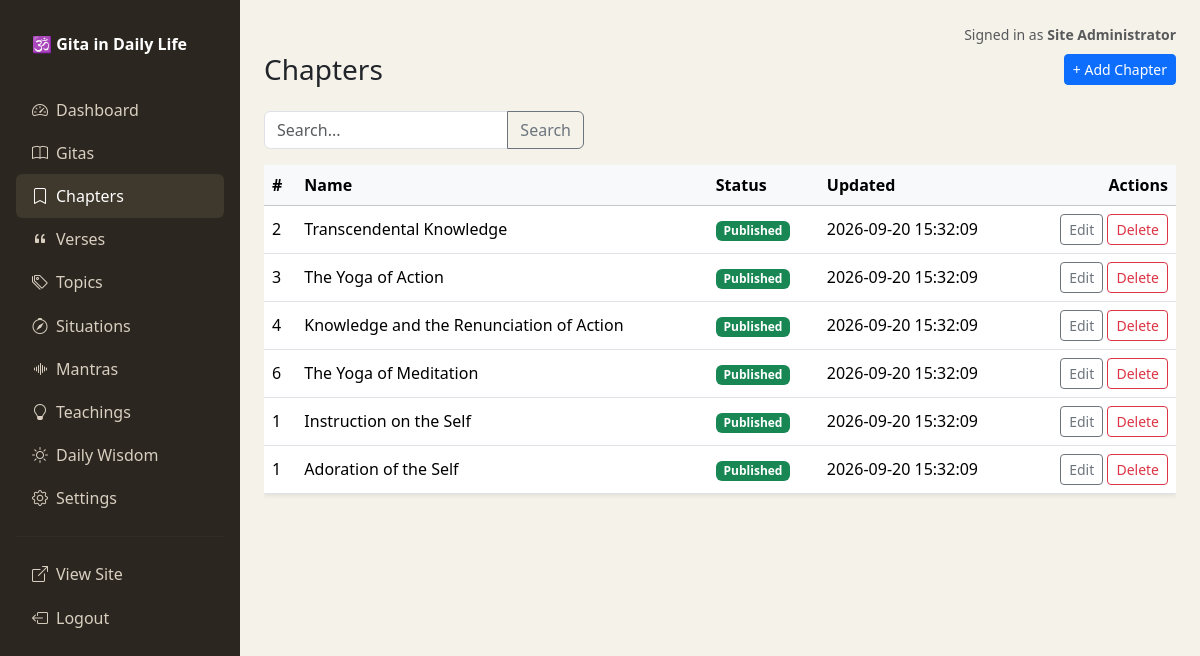
/public/admin/modules/chapters/index.php (signed in), run on the app's committed database.
### tables this page shows
CREATE TABLE users (
    id INT UNSIGNED AUTO_INCREMENT PRIMARY KEY,
    name VARCHAR(150) NOT NULL,
    username VARCHAR(60) NOT NULL UNIQUE,
    email VARCHAR(190) NOT NULL UNIQUE,
    password_hash VARCHAR(255) NOT NULL,
    role_id INT UNSIGNED NULL,
    status ENUM('active','inactive') NOT NULL DEFAULT 'active',
    failed_login_attempts INT UNSIGNED NOT NULL DEFAULT 0,
    locked_until DATETIME NULL,
    last_login_at DATETIME NULL,
    created_at DATETIME NOT NULL DEFAULT CURRENT_TIMESTAMP,
    updated_at DATETIME NOT NULL DEFAULT CURRENT_TIMESTAMP ON UPDATE CURRENT_TIMESTAMP,
    FOREIGN KEY (role_id) REFERENCES roles(id) ON DELETE SET NULL,
    INDEX idx_users_status (status)
);

CREATE TABLE chapters (
    id INT UNSIGNED AUTO_INCREMENT PRIMARY KEY,
    gita_id INT UNSIGNED NOT NULL,
    chapter_number INT UNSIGNED NOT NULL,
    name VARCHAR(200) NOT NULL,
    sanskrit_name VARCHAR(200) NULL,
    translation_name VARCHAR(200) NULL,
    summary TEXT NULL,
    main_ideas TEXT NULL,
    status ENUM('draft','pending','published','archived') NOT NULL DEFAULT 'draft',
    created_at DATETIME NOT NULL DEFAULT CURRENT_TIMESTAMP,
    updated_at DATETIME NOT NULL DEFAULT CURRENT_TIMESTAMP ON UPDATE CURRENT_TIMESTAMP,
    UNIQUE KEY uniq_gita_chapter (gita_id, chapter_number),
    FOREIGN KEY (gita_id) REFERENCES gitas(id) ON DELETE CASCADE,
    INDEX idx_chapters_status (status)
);

### public/admin/modules/chapters/index.php (called while the page is built, shortened)
<?php
require_once __DIR__ . '/../../bootstrap.php';
$config = require __DIR__ . '/config.php';
(new AdminModuleController($config))->handle();

### app/helpers/functions.php (called while the page is built, shortened)
<?php
function e(?string $value): string
{
    return htmlspecialchars((string) $value, ENT_QUOTES, 'UTF-8');
}
function url(string $path = ''): string
{
    return APP_BASE_PATH . '/' . ltrim($path, '/');
}
function status_label(string $status): string
{
    return match ($status) {
        'draft' => 'Draft',
        'pending' => 'Pending Review',
        'published' => 'Published',
        'archived' => 'Archived',
        default => ucfirst($status),
    };
}
function status_badge_class(string $status): string
{
    return match ($status) {
        'draft' => 'secondary',
        'pending' => 'warning',
        'published' => 'success',
        'archived' => 'dark',
        default => 'light',
    };
}
function str_excerpt(?string $text, int $length = 160): string
{
    $text = trim((string) $text);
    if (mb_strlen($text) <= $length) {
        return $text;
    }
    $truncated = mb_substr($text, 0, $length);
    return $truncated . '…';
}

### app/core/Session.php (called while the page is built, shortened)
<?php
final class Session
{
    public static function get(string $key, $default = null)
    {
        return $_SESSION[$key] ?? $default;
    }
    public static function has(string $key): bool
    {
        return isset($_SESSION[$key]);
    }
}

### app/core/Auth.php (called while the page is built, shortened)
<?php
final class Auth
{
    private static ?array $userCache = null;
    public static function check(): bool
    {
        return Session::has('admin_user_id');
    }
    public static function id(): ?int
    {
        $id = Session::get('admin_user_id');
        return $id === null ? null : (int) $id;
    }
    public static function user(): ?array
    {
        if (self::$userCache === null) {
            self::$userCache = User::find(self::id());
        }
        return self::$userCache;
    }
}

### app/bootstrap.php (called while the page is built, shortened)
<?php
require_once APP_PATH . '/config/config.php';
spl_autoload_register(function (string $class): void {
    static $dirs = null;
    if ($dirs === null) {
        $dirs = [
            APP_PATH . '/core',
            APP_PATH . '/models',
            APP_PATH . '/services',
            ROOT_PATH . '/modules',
        ];
    }
    foreach ($dirs as $dir) {
        $file = $dir . '/' . $class . '.php';
        if (is_file($file)) {
            return;
        }
    }
});
require_once APP_PATH . '/helpers/functions.php';

### app/core/Database.php (called while the page is built, shortened)
<?php
final class Database
{
    private static ?PDO $instance = null;
    public static function connection(): PDO
    {
        if (self::$instance === null) {
            $dsn = sprintf('mysql:host=%s;dbname=%s;charset=%s', DB_HOST, DB_NAME, DB_CHARSET);
            self::$instance = new PDO($dsn, DB_USER, DB_PASS, [
                PDO::ATTR_ERRMODE => PDO::ERRMODE_EXCEPTION,
                PDO::ATTR_DEFAULT_FETCH_MODE => PDO::FETCH_ASSOC,
                PDO::ATTR_EMULATE_PREPARES => false,
            ]);
        }
        return self::$instance;
    }
}

### app/core/Model.php (called while the page is built, shortened)
<?php
abstract class Model
{
    protected static string $table = '';
    protected static string $primaryKey = 'id';
    protected static function db(): PDO
    {
        return Database::connection();
    }
    public static function where(array $conditions = [], string $orderBy = '', ?int $limit = null, ?int $offset = null): array
    {
        [$whereSql, $params] = self::buildWhere($conditions);
        $sql = 'SELECT * FROM ' . static::$table . $whereSql;
        if ($orderBy !== '') {
            $sql .= ' ORDER BY ' . self::sanitizeOrderBy($orderBy);
        }
        if ($limit !== null) {
            $sql .= ' LIMIT ' . (int) $limit;
            if ($offset !== null) {
                $sql .= ' OFFSET ' . (int) $offset;
            }
        }
        $stmt = self::db()->prepare($sql);
        $stmt->execute($params);
        return $stmt->fetchAll();
    }
    public static function primaryKey(): string
    {
        return static::$primaryKey;
    }
    protected static function buildWhere(array $conditions, bool $withKeyword = true): array
    {
        if ($conditions === []) {
            return ['', []];
        }
        $parts = [];
        $params = [];
        $sql = implode(' AND ', $parts);
        return [($withKeyword ? ' WHERE ' : '') . $sql, $params];
    }
    protected static function sanitizeOrderBy(string $orderBy): string
    {
        $parts = array_map('trim', explode(',', $orderBy));
        $safe = [];
        foreach ($parts as $part) {
            if (preg_match('/^([a-zA-Z_][a-zA-Z0-9_]*)\s*(ASC|DESC)?$/i', $part, $m)) {
                $safe[] = $m[1] . (isset($m[2]) ? ' ' . strtoupper($m[2]) : '');
            }
        }
        return $safe === [] ? '' : implode(', ', $safe);
    }
}

### app/models/User.php (called while the page is built, shortened)
<?php
final class User extends Model
{
    public static function find($id): ?array
    {
        $stmt = self::db()->prepare(
            'SELECT u.*, r.slug AS role_slug, r.name AS role_name
             FROM users u LEFT JOIN roles r ON r.id = u.role_id
             WHERE u.id = ? LIMIT 1'
        );
        $stmt->execute([$id]);
        $row = $stmt->fetch();
        return $row === false ? null : $row;
    }
}

### app/core/Request.php (called while the page is built, shortened)
<?php
final class Request
{
    public static function query(string $key, $default = null)
    {
        $value = $_GET[$key] ?? $default;
        return is_string($value) ? trim($value) : $value;
    }
}

### app/core/AdminModuleController.php (the view, shortened to what this page needs)
<?php
final class AdminModuleController
{
    private array $config;
    private string $modelClass;
    public function __construct(array $config)
    {
        $this->config = $config;
        $this->modelClass = $config['model'];
    }
    public function handle(): void
    {
        $action = Request::query('action', 'list');
        $this->renderHeader();
        if (in_array($action, ['create', 'edit'], true)) {
            $this->renderForm($action);
        } else {
            $this->renderList();
        }
    }
    private function renderList(): void
    {
        $modelClass = $this->modelClass;
        $page = max(1, (int) Request::query('page', 1));
        $perPage = $this->config['per_page'] ?? 15;
        $q = trim((string) Request::query('q', ''));
        if ($q !== '' && !empty($this->config['search_columns'])) {
            $all = $modelClass::search($this->config['search_columns'], $q, [], $this->config['order_by'] ?? '', 500);
            $total = count($all);
            $rows = array_slice($all, ($page - 1) * $perPage, $perPage);
        } else {
            $rows = $modelClass::where([], $this->config['order_by'] ?? '', $perPage, ($page - 1) * $perPage);
        }
        echo '<div class="d-flex justify-content-between align-items-center mb-4">';
        echo '<h1 class="h3 mb-0">' . e($this->config['title']) . '</h1>';
        echo '<a href="' . e($this->baseUrl()) . '?action=create" class="btn btn-primary btn-sm">+ Add ' . e(rtrim((string) $this->config['title'], 's')) . '</a>';
        echo '</div>';
        echo '<form method="get" class="mb-3"><div class="input-group" style="max-width:320px;">';
        echo '<input type="text" name="q" class="form-control" placeholder="Search..." value="' . e($q) . '">';
        echo '<button class="btn btn-outline-secondary" type="submit">Search</button>';
        echo '</div></form>';
        echo '<div class="table-responsive"><table class="table table-hover bg-white align-middle shadow-sm">';
        echo '<thead class="table-light"><tr>';
        foreach ($this->config['list_columns'] as $label) {
            echo '<th>' . e($label) . '</th>';
        }
        echo '<th class="text-end">Actions</th></tr></thead><tbody>';
        foreach ($rows as $row) {
            echo '<tr>';
            foreach (array_keys($this->config['list_columns']) as $col) {
                $val = $row[$col] ?? '';
                if ($col === 'status') {
                    echo '<td><span class="badge bg-' . status_badge_class((string) $val) . '">' . e(status_label((string) $val)) . '</span></td>';
                } elseif ($col === 'featured') {
                    echo '<td>' . ((int) $val === 1 ? '<span class="badge bg-info text-dark">Featured</span>' : '') . '</td>';
                } else {
                    echo '<td>' . e(str_excerpt((string) $val, 60)) . '</td>';
                }
            }
            echo '<td class="text-end">';
            echo '<a href="' . e($this->baseUrl()) . '?action=edit&id=' . (int) $row[$modelClass::primaryKey()] . '" class="btn btn-sm btn-outline-secondary">Edit</a> ';
            echo '<form method="post" action="' . e($this->baseUrl()) . '?action=delete" class="d-inline" onsubmit="return confirm(\'Delete this record? This cannot be undone.\');">';
            echo '<button type="submit" class="btn btn-sm btn-outline-danger">Delete</button>';
            echo '</form>';
            echo '</td></tr>';
        }
        echo '</tbody></table></div>';
    }
    private function renderHeader(): void
    {
        $activeModule = $this->config['table'];
        require ROOT_PATH . '/public/admin/includes/header.php';
    }
    private function renderFooter(): void
    {
        require ROOT_PATH . '/public/admin/includes/footer.php';
    }
    private function baseUrl(): string
    {
        return strtok($_SERVER['REQUEST_URI'], '?');
    }
}

### public/admin/includes/header.php (shortened to what this page needs)
<?php
$activeModule = $activeModule ?? '';
$navItems = [
    'dashboard' => ['label' => 'Dashboard', 'href' => url('admin/dashboard.php'), 'icon' => 'speedometer2'],
    'gitas' => ['label' => 'Gitas', 'href' => url('admin/modules/gitas/index.php'), 'icon' => 'book'],
    'chapters' => ['label' => 'Chapters', 'href' => url('admin/modules/chapters/index.php'), 'icon' => 'bookmark'],
    'verses' => ['label' => 'Verses', 'href' => url('admin/modules/verses/index.php'), 'icon' => 'quote'],
    'topics' => ['label' => 'Topics', 'href' => url('admin/modules/topics/index.php'), 'icon' => 'tags'],
    'situations' => ['label' => 'Situations', 'href' => url('admin/modules/situations/index.php'), 'icon' => 'compass'],
    'mantras' => ['label' => 'Mantras', 'href' => url('admin/modules/mantras/index.php'), 'icon' => 'soundwave'],
    'teachings' => ['label' => 'Teachings', 'href' => url('admin/modules/teachings/index.php'), 'icon' => 'lightbulb'],
    'daily_wisdom' => ['label' => 'Daily Wisdom', 'href' => url('admin/modules/daily-wisdom/index.php'), 'icon' => 'sun'],
    'settings' => ['label' => 'Settings', 'href' => url('admin/modules/settings/index.php'), 'icon' => 'gear'],
];
?>
<!DOCTYPE html>
<html lang="en">
<head>
<link href="https://cdn.jsdelivr.net/npm/bootstrap@5.3.3/dist/css/bootstrap.min.css" rel="stylesheet">
<link href="https://cdn.jsdelivr.net/npm/bootstrap-icons@1.11.3/font/bootstrap-icons.min.css" rel="stylesheet">
</head>
<body>
<div class="d-flex">
  <nav class="admin-sidebar p-3" style="width:240px; flex-shrink:0;">
    <div class="brand mb-3">🕉 <?= e(APP_NAME) ?></div>
    <?php foreach ($navItems as $key => $item): ?>
      <a href="<?= e($item['href']) ?>" class="<?= $activeModule === $key ? 'active' : '' ?>">
        <i class="bi bi-<?= e($item['icon']) ?> me-2"></i><?= e($item['label']) ?>
      </a>
    <?php endforeach; ?>
    <hr style="border-color:#4a4235;">
    <a href="<?= e(url('')) ?>" target="_blank"><i class="bi bi-box-arrow-up-right me-2"></i>View Site</a>
    <a href="<?= e(url('admin/logout.php')) ?>"><i class="bi bi-box-arrow-left me-2"></i>Logout</a>
  </nav>
  <main class="flex-grow-1 p-4">
    <div class="d-flex justify-content-end small text-muted mb-2">
      Signed in as <strong class="ms-1"><?= e(Auth::user()['name'] ?? '') ?></strong>
    </div>

### public/admin/includes/header.php (style rules this page uses)
body { background: #f5f2ea; }
.admin-sidebar { min-height: 100vh; background: #2b2620; color: #f5f2ea; }
.admin-sidebar a { color: #d8cfc0; text-decoration: none; display: block; padding: .6rem 1rem; border-radius: .4rem; }
.admin-sidebar a.active, .admin-sidebar a:hover { background: #3f382c; color: #fff; }
.admin-sidebar .brand { color: #fff; font-weight: 700; padding: 1rem; }

### data on the page
users: name "Site Administrator"
chapters: chapter_number "2", name "Transcendental Knowledge", status "Published", updated_at "2026-09-20 15:32:09"
chapters: chapter_number "3", name "The Yoga of Action", status "Published", updated_at "2026-09-20 15:32:09"
chapters: chapter_number "4", name "Knowledge and the Renunciation of Action", status "Published", updated_at "2026-09-20 15:32:09"
chapters: chapter_number "6", name "The Yoga of Meditation", status "Published", updated_at "2026-09-20 15:32:09"
chapters: chapter_number "1", name "Instruction on the Self", status "Published", updated_at "2026-09-20 15:32:09"
chapters: chapter_number "1", name "Adoration of the Self", status "Published", updated_at "2026-09-20 15:32:09"

### other printed values
APP_NAME "Gita in Daily Life"
$item['label'] "Dashboard"
$item['label'] "Gitas"
$item['label'] "Chapters"
$item['label'] "Verses"
$item['label'] "Topics"
$item['label'] "Situations"
$item['label'] "Mantras"
$item['label'] "Teachings"
$item['label'] "Daily Wisdom"
$item['label'] "Settings"
$this->config['title'] "Chapters"
rtrim((string) $this->config['title'], 's') "Chapter"
$label "#"
$label "Name"
